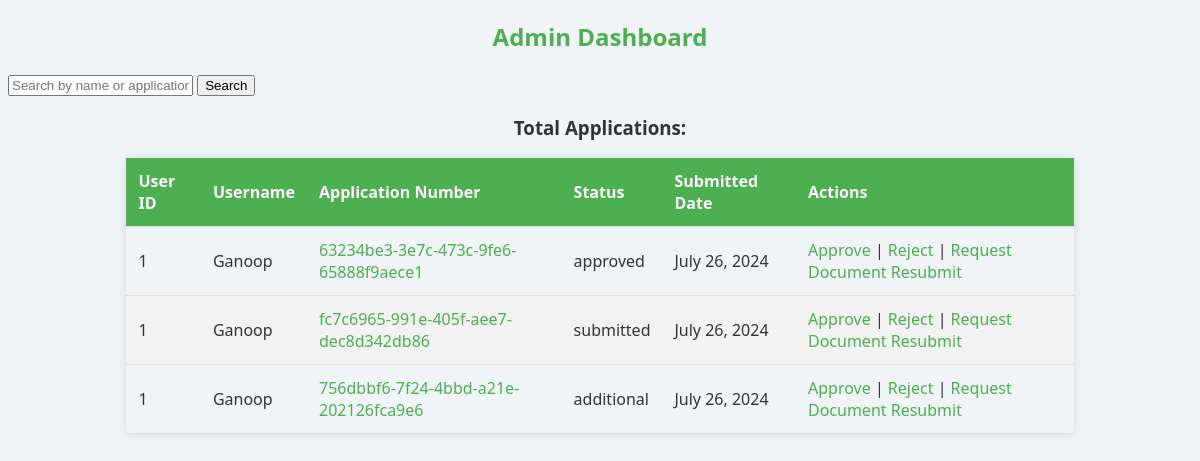
/admin_dashboard/ (signed in), run on the app's committed database.
### myapp/models.py (models this page shows, shortened)
class BuildingPermit(models.Model):
    AREA_CHOICES = [
        ('0-0.3', '0<0.3'),
        ('0.3-0.5', '0.3<0.5'),
        ('0.5-0.7', '0.5<0.7'),
        ('0.7+', '>=0.7'),
    ]
    FLOORS_CHOICES = [
        ('1-3', '1-3'),
        ('4-6', '4-6'),
        ('7+', '>=7'),
    ]
    __application_status_options = {
        "submitted": "Submitted",
        "in progress": "In Progress",
        "approved": "Approved",
        "rejected": "Rejected",
        "additional": "Additional Document Required",
    }
    name = models.CharField(max_length=100)
    contact_number = models.CharField(max_length=15)
    mail_id = models.EmailField()
    city = models.CharField(max_length=100)
    province = models.CharField(max_length=100)
    area = models.CharField(max_length=20, choices=AREA_CHOICES)
    floors = models.CharField(max_length=20, choices=FLOORS_CHOICES)
    government_id_proof = models.FileField(upload_to=user_id_proof_path)
    land_purchase_record = models.FileField(upload_to=user_land_records_path)
    trees_required = models.PositiveIntegerField()
    application_number = models.CharField(max_length=50, default=str(uuid.uuid4()))
    application_status = models.CharField(max_length=20, choices=__application_status_options, default="submitted")
    date = models.CharField(max_length=50, default=str(datetime.now().strftime("%B %d, %Y")))
    user_id = models.PositiveIntegerField(default=1)
    usr = models.ForeignKey(CustomUser, on_delete=models.CASCADE)
    additional_document_description = models.CharField(max_length=1000, blank=True, null=True)
    additional_document_1 = models.FileField(upload_to=user_additional_document_1_path, blank=True, null=True)
    additional_document_2 = models.FileField(upload_to=user_additional_records_2_path, blank=True, null=True)

class CustomUser(AbstractUser):
    first_name = models.CharField(max_length=50, blank=True, null=True)
    last_name = models.CharField(max_length=50, blank=True, null=True)
    email = models.EmailField(unique=True)
    phone = models.CharField(max_length=10, blank=True, null=True)
    is_admin = models.BooleanField(default=False)

### myapp/views.py (the view, shortened to what this page needs)
# urls.py: path('admin_dashboard/', views.admin_dashboard, name='admin_dashboard'),
@login_required
@user_passes_test(lambda u: u.is_admin)
def admin_dashboard(request):
    search_form = SearchForm(request.GET)
    filter_form = FilterForm(request.GET)
    permits = BuildingPermit.objects.all()
    total_applications = permits.count()
    if filter_form.is_valid():
        if filter_form.cleaned_data.get('application_number'):
            permits = permits.filter(application_number=filter_form.cleaned_data['application_number'])
        if filter_form.cleaned_data.get('name'):
            permits = permits.filter(name__icontains=filter_form.cleaned_data['name'])
        if filter_form.cleaned_data.get('city'):
            permits = permits.filter(city__icontains=filter_form.cleaned_data['city'])
        if filter_form.cleaned_data.get('status'):
            permits = permits.filter(application_status=filter_form.cleaned_data['status'])
    context = {
        'search_form': search_form,
        'filter_form': filter_form,
        'permits': permits,
        'total_applications': total_applications,
    }
    return render(request, 'admin/admin_dashboard.html', {'permits': permits})

### myapp/templates/admin/admin_dashboard.html (shortened to what this page needs)
{% load static %}
<!DOCTYPE html>
<html lang="en">
<head>
    <link rel="stylesheet" type="text/css" href="{% static 'admin/admin_dashboard.css' %}">
</head>
<body>
    <h2>Admin Dashboard</h2>
    <form method="get" action="{% url 'myapp:admin_dashboard' %}">
        <input type="text" name="query" placeholder="Search by name or application number">
        <button type="submit">Search</button>
    </form>
    <h3 style="text-align: center;">Total Applications: {{ total_applications }}</h3>
    <table>
        <thead>
            <tr>
                <th>User ID</th>
                <th>Username</th>
                <th>Application Number</th>
                <th>Status</th>
                <th>Submitted Date</th>
                <th>Actions</th>
            </tr>
        </thead>
        <tbody>
            {% for permit in permits %}
                <tr>
                    <td>{{ permit.usr.id }}</td>
                    <td>{{ permit.usr.username }}</td>
                    <td><a href="{% url 'myapp:admin_application_details' permit.id %}">{{ permit.application_number }}</a></td>
                    <td>{{ permit.application_status }}</td>
                    <td>{{ permit.date }}</td>
                    <td>
                        <a href="{% url 'myapp:admin_approve_permit' permit.id %}">Approve</a> |
                        <a href="{% url 'myapp:admin_reject_permit' permit.id %}">Reject</a> |
                        <a href="{% url 'myapp:admin_request_document_resubmit' permit.id %}">Request Document Resubmit</a>
                    </td>
                </tr>
            {% endfor %}
        </tbody>
    </table>
</body>
</html>

### myapp/templates/admin/admin_dashboard.css (style rules this page uses)
body { font-family: Georgia, "Segoe UI", system-ui, sans-serif; background-color: #f0f4f7; color: #333; }
h2 { text-align: center; color: #4CAF50; }
table { width: 80%; margin: 0 auto; border-collapse: collapse; box-shadow: 0 0 10px rgba(0, 0, 0, 0.1); }
th, td { padding: 12px; text-align: left; border-bottom: 1px solid #ddd; }
th { background-color: #4CAF50; color: white; }
tr:nth-child(even) { background-color: #f2f2f2; }
a { color: #4CAF50; text-decoration: none; }

### data on the page
BuildingPermit: usr.id "1", usr.username "Ganoop", application_number "63234be3-3e7c-473c-9fe6-65888f9aece1", application_status "approved", date "July 26, 2024"
BuildingPermit: usr.id "1", usr.username "Ganoop", application_number "fc7c6965-991e-405f-aee7-dec8d342db86", application_status "submitted", date "July 26, 2024"
BuildingPermit: usr.id "1", usr.username "Ganoop", application_number "756dbbf6-7f24-4bbd-a21e-202126fca9e6", application_status "additional", date "July 26, 2024"
